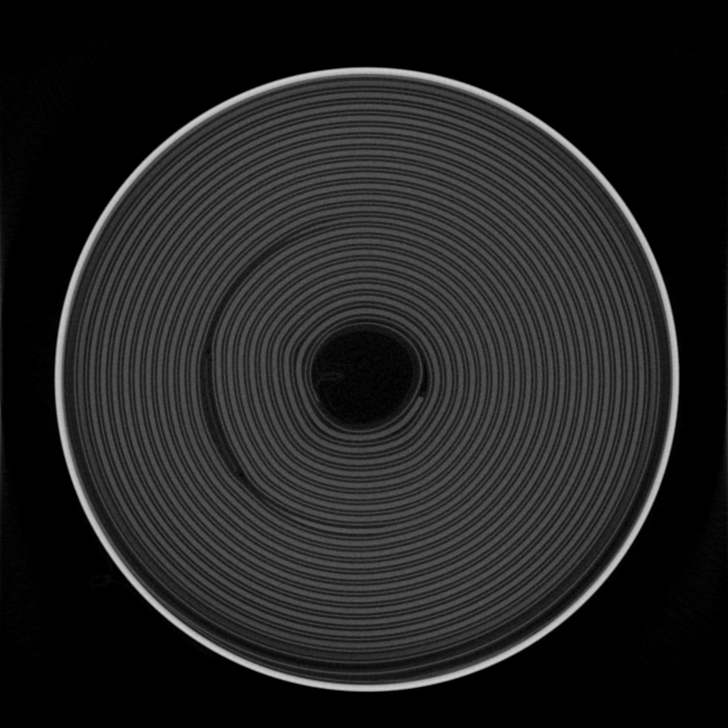
#> input picture data/cell_vol/im075.tif, 728 x 728 px; the run also reads 1 picture not shown here
$ jupyter execute 02_cylindrical_cell_can.ipynb
#> lines starting #> are read from the running program, lines starting #| are printed output that depends on the picture; after the words box and inside, x2 and y2 are one past the last pixel; in counts of white or black regions, pixels touching at a corner belong together
### utils/plotting_utils.py
import numpy as np
import matplotlib.pyplot as plt
from matplotlib.colors import ListedColormap
from ipywidgets import IntSlider, FloatRangeSlider, FloatSlider, Dropdown, Checkbox, Button, VBox, HBox

def show_overlay(img, msk, ax, title=""):
    # basic checks
    if img.shape != msk.shape:
        raise ValueError(f"Image/mask shapes differ: {img.shape} vs {msk.shape}")

    ax.imshow(img, cmap="gray", interpolation="nearest")
    alpha = (msk > 0).astype(float) * 0.5   # 0 where mask==0, 0.5 where mask>0
    ax.imshow(msk, cmap="Reds", alpha=alpha, interpolation="nearest")
    ax.set_title(title)
    ax.axis("off")

# [197 lines left out: functions overlay_multilabel, view_axis0, view_axis0_with_labels, not called in this run]

def ellipse_points(xc, yc, a, b, phi, n=400):
    """
    Parametric ellipse sampled at n points.
    (xc, yc): center
    a, b    : semi-axes (a = major, b = minor)
    phi     : rotation (radians), from +x toward +y
    """
    t = np.linspace(0, 2*np.pi, n)
    ct, st = np.cos(t), np.sin(t)
    c, s = np.cos(phi), np.sin(phi)
    x = xc + a*ct*c - b*st*s
    y = yc + a*ct*s + b*st*c
    return x, y

def plot_ellipse_on_mask(mask, model, pts_xy=None, inliers=None, show_axes=True, title="Ellipse fit"):
    """
    mask   : 2D image (shown as background)
    model  : skimage EllipseModel (after .estimate or RANSAC)
    pts_xy : optional Nx2 array of (x,y) points used for fitting
    inliers: optional boolean mask (same length as pts_xy) from RANSAC
    """
    xc, yc, a, b, phi = model.params
    ex, ey = ellipse_points(xc, yc, a, b, phi)

    plt.figure(figsize=(6,6))
    plt.imshow(mask, cmap="gray", interpolation="nearest")  # origin='upper' (image-like)

    # plot points if provided
    if pts_xy is not None:
        if inliers is None:
            plt.plot(pts_xy[:,0], pts_xy[:,1], '.', ms=2, alpha=0.4, label="points")
        else:
            plt.plot(pts_xy[~inliers,0], pts_xy[~inliers,1], '.', ms=2, alpha=0.2, label="outliers")
            plt.plot(pts_xy[inliers,0],  pts_xy[inliers,1],  '.', ms=2, alpha=0.6, label="inliers")

    # ellipse + center
    plt.plot(ex, ey, '-', lw=2, label="fitted ellipse")
    plt.scatter([xc], [yc], s=50, marker='+', label="center")

    # draw major/minor axes
    if show_axes:
        major = np.array([a*np.cos(phi), a*np.sin(phi)])
        minor = np.array([-b*np.sin(phi), b*np.cos(phi)])
        c = np.array([xc, yc])
        p1, p2 = c - major, c + major
        p3, p4 = c - minor, c + minor
        plt.plot([p1[0], p2[0]], [p1[1], p2[1]], '--', lw=1, label="major axis")
        plt.plot([p3[0], p4[0]], [p3[1], p4[1]], '--', lw=1, label="minor axis")

    plt.axis('equal')
    plt.legend(loc='lower right', fontsize=8)
    plt.title(title)
    plt.tight_layout()
    plt.show()

### utils/can.py
import tifffile as tiff
import numpy as np
import skimage
from skimage.measure import find_contours, EllipseModel, ransac
from skimage.draw import polygon2mask
from scipy.ndimage import center_of_mass as c_of_m
from scipy.ndimage import distance_transform_edt as dist_trans
from scipy.ndimage import convolve
import matplotlib.pyplot as plt
import math
import utils.plotting_utils as plot

def extract_inner_outer_contours(mask, as_mask = False):
    contours = find_contours((mask).astype(float), 0.5)
    outer = max(contours, key=lambda c: 0.5*np.abs(np.sum(c[:,1]*np.roll(c[:,0],-1) - c[:,0]*np.roll(c[:,1],-1))))
    inner = min(contours, key=lambda c: 0.5*np.abs(np.sum(c[:,1]*np.roll(c[:,0],-1) - c[:,0]*np.roll(c[:,1],-1))))
    if as_mask == True:
        outer = polygon2mask(mask.shape, outer).astype(np.uint8)
        inner = polygon2mask(mask.shape, inner).astype(np.uint8)
    return outer, inner

def equivalent_diameter_area(mask):
    area = np.sum(mask)
    return math.sqrt(area/math.pi)*2

def surface_pixels_convolve(img):
    img8 = img.astype(np.uint8)
    s = convolve(img8, np.ones((3,3), np.uint8), mode='constant', cval=0)
    # interior: all 9 in the 3x3 (8-connected)
    interior = (img & (s == 9))
    return img & ~interior

def calculate_can_metrics(
    mask,
    *,
    # RANSAC / ellipse fit controls
    use_ransac: bool = True,
    ransac_min_samples: int = 5,
    ransac_residual_threshold: float = 1.0,
    ransac_max_trials: int = 2000,
    ransac_stop_probability: float | None = None,
    random_state: int | None = None,

    # Dent profile controls
    n_bins: int = 180,
    profile_agg: str = "mean",      # "mean" or "median"
    smooth_window: int | None = None,  # optional circular smoothing (bins)

    # Output controls
    pixel_size: float | None = None,   # e.g. µm/px. If None → keep pixel units
    return_model: bool = False,        # also return the fitted EllipseModel
):
    """
    Compute CAN (cylinder/annulus) metrics from a binary ring mask.

    Parameters
    ----------
    mask : 2D ndarray of bool/int
        Binary image where True/1 are wall pixels of the ring.
    use_ransac : bool
        Fit the ellipse with RANSAC (robust to dents/outliers). If False, plain LS fit.
    ransac_* : tuning parameters for skimage.measure.ransac (ellipse fit).
    n_bins : int
        Angular bins for dent profile.
    profile_agg : {"mean","median"}
        Aggregation within each angular bin.
    smooth_window : int or None
        Optional circular moving average over profile bins.
    pixel_size : float or None
        Physical units per pixel. If given, physical-unit fields are added (and
        max dent/thickness/diameters are also reported in physical units).
    return_model : bool
        If True, return (metrics_dict, ellipse_model). Otherwise, just metrics_dict.

    Returns
    -------
    metrics : dict
        {
          "diameter": {...},
          "thickness": {...},
          "ellipse": {...},
          "dent": {...}
        }
    (optional) model : skimage.measure.EllipseModel
    """
    # -- Ensure boolean mask
    mask = mask.astype(bool)

    # -- (1) Inner/outer filled regions from contours (same as your logic)
    outer_fill, inner_fill = extract_inner_outer_contours(mask, as_mask=True)
    outer_fill = outer_fill.astype(bool)
    # Remove any wall pixels from the inner mask, leaving just the void (hole)
    inner_hole = inner_fill.astype(bool) & (~mask)

    # -- (2) Area-equivalent diameters (pixels)
    OD_px = equivalent_diameter_area(outer_fill)
    ID_px = equivalent_diameter_area(inner_hole)

    # -- (3) Thickness via EDT from inner wall to outer border (pixels)
    outer_border = surface_pixels_convolve(outer_fill).astype(bool)  # one-pixel wide outer boundary
    inner_wall   = surface_pixels_convolve(inner_hole).astype(bool)  # one-pixel wide inner boundary

    # Distance to outer border for all non-border pixels:
    # EDT returns distance-to-zero for non-zero pixels; so set border to 0, everything else to 1.
    edt_to_outer = dist_trans(~outer_border)
    thickness_vals_px = edt_to_outer[inner_wall]
    thick_mean_px = float(thickness_vals_px.mean()) if thickness_vals_px.size else float("nan")
    thick_min_px  = float(thickness_vals_px.min())  if thickness_vals_px.size else float("nan")
    thick_max_px  = float(thickness_vals_px.max())  if thickness_vals_px.size else float("nan")
    thick_std_px  = float(thickness_vals_px.std())  if thickness_vals_px.size else float("nan")

    # -- (4) Fit ellipse to the OUTER contour (as in your code)
    contours = find_contours(mask.astype(float), 0.5)
    if not contours:
        raise ValueError("No contours found for ellipse fitting.")

    # largest-area contour is the outer boundary
    def _poly_area_abs(c):
        x, y = c[:, 1], c[:, 0]
        return 0.5 * abs(np.sum(x * np.roll(y, -1) - y * np.roll(x, -1)))

    outer_contour_rc = max(contours, key=_poly_area_abs)
    pts_xy = np.column_stack([outer_contour_rc[:, 1], outer_contour_rc[:, 0]]).astype(float)

    model = EllipseModel()
    if use_ransac:
        ransac_kwargs = dict(
            min_samples=ransac_min_samples,
            residual_threshold=ransac_residual_threshold,
            max_trials=ransac_max_trials,
        )
        if ransac_stop_probability is not None:
            ransac_kwargs["stop_probability"] = ransac_stop_probability
        if random_state is not None:
            ransac_kwargs["random_state"] = random_state

        model, inliers = ransac(
            pts_xy, EllipseModel, **ransac_kwargs
        )
    else:
        ok = model.estimate(pts_xy)
        if not ok:
            raise RuntimeError("Ellipse fit failed without RANSAC.")

    # params: xc, yc, a, b, phi  (semi-axes)
    xc, yc, a, b, phi = model.params
    # ensure A >= B for consistency
    A, B = (a, b) if a >= b else (b, a)
    if B == 0:
        eccentricity = float("nan")
    else:
        eccentricity = float(np.sqrt(max(0.0, 1.0 - (B / A) ** 2)))

    # -- (5) Dent profile vs. this ellipse (same flow as your code; mean per bin)
    vx = pts_xy[:, 0] - xc
    vy = pts_xy[:, 1] - yc
    theta = np.arctan2(vy, vx)              # [-pi, pi)
    r_obs = np.hypot(vx, vy)

    # ellipse radius at each theta
    ct = np.cos(theta - phi)
    st = np.sin(theta - phi)
    r_ell = (a * b) / np.sqrt((b * ct) ** 2 + (a * st) ** 2)

    delta = r_ell - r_obs                   # + = inward dent

    # binning
    bins = np.linspace(-np.pi, np.pi, n_bins + 1)
    centers = (bins[:-1] + bins[1:]) / 2
    idx = np.digitize(theta, bins) - 1
    idx[idx == n_bins] = 0

    prof = np.full(n_bins, np.nan)
    for k in range(n_bins):
        m = idx == k
        if np.any(m):
            if profile_agg.lower() == "median":
                prof[k] = float(np.nanmedian(delta[m]))
            else:
                prof[k] = float(np.nanmean(delta[m]))

    if smooth_window and smooth_window > 1:
        from scipy.ndimage import uniform_filter1d
        prof = uniform_filter1d(prof, size=int(smooth_window), mode="wrap")

    dmax_px = float(np.nanmax(prof)) if np.any(np.isfinite(prof)) else float("nan")

    # -- (6) Package metrics; defer scaling until here
    def _scale(v):
        return None if pixel_size is None or v is None or not np.isfinite(v) else float(v * pixel_size)

    metrics = {
        "diameter": {
            "outer_equiv_px": float(OD_px),
            "inner_equiv_px": float(ID_px),
            **(
                {} if pixel_size is None else
                {"outer_equiv_units": _scale(OD_px), "inner_equiv_units": _scale(ID_px)}
            ),
        },
        "thickness": {
            "mean_px": thick_mean_px,
            "min_px": thick_min_px,
            "max_px": thick_max_px,
            "std_px": thick_std_px,
            **(
                {} if pixel_size is None else
                {
                    "mean_units": _scale(thick_mean_px),
                    "min_units": _scale(thick_min_px),
                    "max_units": _scale(thick_max_px),
                    "std_units": _scale(thick_std_px),
                }
            ),
        },
        "ellipse": {
            "center_xy_px": (float(xc), float(yc)),
            "semi_axes_px": (float(A), float(B)),  # reported sorted (A>=B)
            "angle_rad": float(phi),
            "eccentricity": float(eccentricity),
            **(
                {} if pixel_size is None else
                {
                    "center_xy_units": ( _scale(xc), _scale(yc) ),
                    "semi_axes_units": ( _scale(A), _scale(B) ),
                }
            ),
        },
        "dent": {
            "max_px": dmax_px,
            **({} if pixel_size is None else {"max_units": _scale(dmax_px)}),
            "n_bins": int(n_bins),
            "agg": profile_agg,
            # optional: expose full profile if you want downstream plotting
            "profile": {
                "theta_rad": centers.tolist(),
                "delta_px": [None if not np.isfinite(v) else float(v) for v in prof],
                **(
                    {} if pixel_size is None else
                    {"delta_units": [None if not np.isfinite(v) else _scale(v) for v in prof]}
                ),
            },
        },
    }

    return (metrics, model) if return_model else metrics

### notebooks/02_cylindrical_cell_can.ipynb
# Assessing Li-ion Cylindrical Cell Canister from XCT Slices

This notebook demonstrates a reproducible workflow for assessing the **can (canister)** of a Li-ion cylindrical cell from X-ray CT (XCT) slices. The can is a critical safety component: dents or out-of-roundness can indicate underlying mechanical or manufacturing issues.

**We extract:**
- **Outer/Inner Equivalent Diameters** (area-equivalent circle diameters)
- **Wall Thickness** statistics via distance transform (mean / min / max / σ)
- **Eccentricity** from an ellipse fit to the outer boundary
- **Denting (max inward deviation)** relative to the fitted ellipse

**Notebook map:**
1. Load an XCT slice and create a binary mask of the can wall
2. Extract inner/outer contours and visualize
3. Compute equivalent diameters (outer & inner)
4. Estimate wall thickness from inner wall to outer border (EDT)
5. Fit an ellipse to the outer contour (RANSAC) and compute eccentricity
6. Build an angular dent profile and report max dent
7. Visual summary and a synthetic data example with obvious defects

## 0) Setup & imports
Add the project root to `sys.path` (so we can import utilities), then import the scientific Python stack.

[cell 1]
import os, sys
CWD = os.getcwd()
if os.path.basename(CWD) == "notebooks":
    PROJECT_ROOT = os.path.abspath(os.path.join(CWD, ".."))
else:
    PROJECT_ROOT = CWD  # fallback if already at root
os.chdir(PROJECT_ROOT)
sys.path.append(os.path.join(PROJECT_ROOT, "utils"))
print(f"Correct Working Directory: {str(os.path.basename(os.getcwd()))=='battery_xct_workflows'}")

[cell 2]
import tifffile as tiff
import numpy as np
from skimage.measure import find_contours, EllipseModel, ransac
from skimage.draw import polygon2mask
from scipy.ndimage import distance_transform_edt as dist_trans
from scipy.ndimage import convolve
import matplotlib.pyplot as plt
import math
import utils.plotting_utils as plot
import utils.can as cn

## 1) Load image & build a can mask
Load a single XCT slice and create a binary mask of the can wall. The threshold here is a simple global value—adjust for your data (or replace with your preferred segmentation method). Set `px` to your pixel size so printed values are in millimetres.

[cell 3]
# Read image and calcualte a mask
im = tiff.imread('data/cell_vol/im075.tif')
#> im is the input picture: shape (728, 728); min 0, max 206, mean 33.5
px = 0.03397 # mm
mask = im > 100
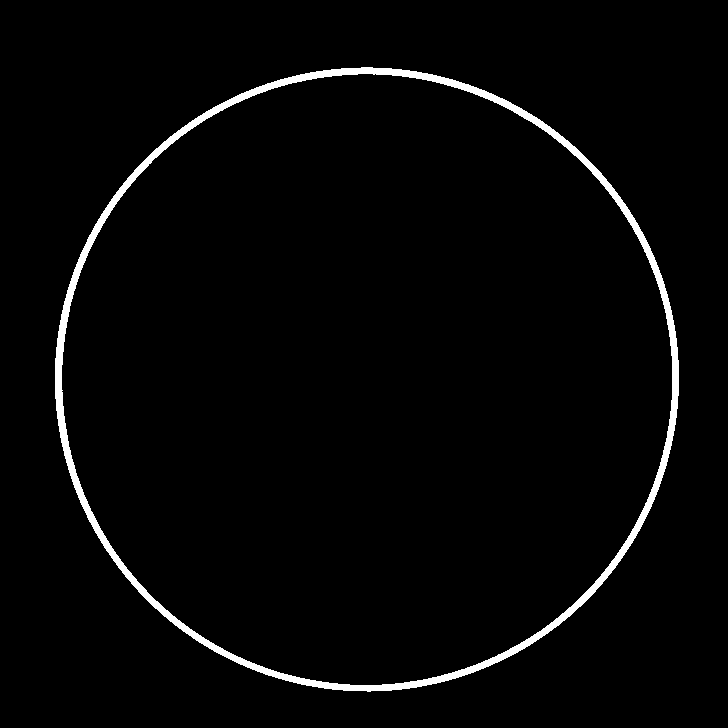
#> mask: shape (728, 728) bool; 2.5% white; 1 white region, box (x1, y1, x2, y2) and area: (55, 67, 679, 692) 13203

# Side-by-side subplots
fig, axes = plt.subplots(1, 2, figsize=(10, 10))
axes = axes.ravel()

# Iamge Mask Pair: image + overlay
axes[0].imshow(im, cmap="gray", interpolation="nearest")
axes[0].set_title("XCT Slice")
axes[0].axis("off")
plot.show_overlay(im, mask, axes[1], "XCT Slice + Can Mask")

plt.tight_layout()
plt.show()
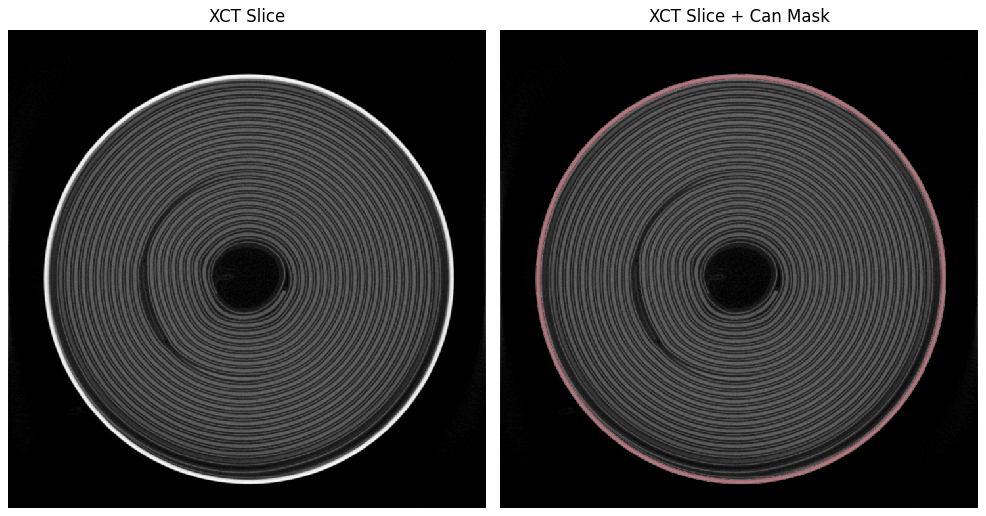
#> figure drawn by matplotlib, 2 panels

## 2) Extract inner/outer contours (and masks)
We find subpixel contours using marching squares (`find_contours` at level 0.5), then identify **outer** and **inner** loops by area (shoelace formula). We then fill each contour into a mask with `polygon2mask`, as illustrated in the plot below.

[cell 4]
def extract_inner_outer_contours(mask, as_mask = False):
#> called with as_mask = True
    contours = find_contours((mask).astype(float), 0.5)
#> contours = 2 point arrays, longest 2499 points
    outer = max(contours, key=lambda c: 0.5*np.abs(np.sum(c[:,1]*np.roll(c[:,0],-1) - c[:,0]*np.roll(c[:,1],-1))))
#> outer = 2499 pairs, first value 66.5 to 691.5, second value 54.5 to 678.5
    inner = min(contours, key=lambda c: 0.5*np.abs(np.sum(c[:,1]*np.roll(c[:,0],-1) - c[:,0]*np.roll(c[:,1],-1))))
#> inner = 2447 pairs, first value 73.5 to 684.5, second value 61.5 to 671.5
    if as_mask == True:
        outer = polygon2mask(mask.shape, outer).astype(np.uint8)
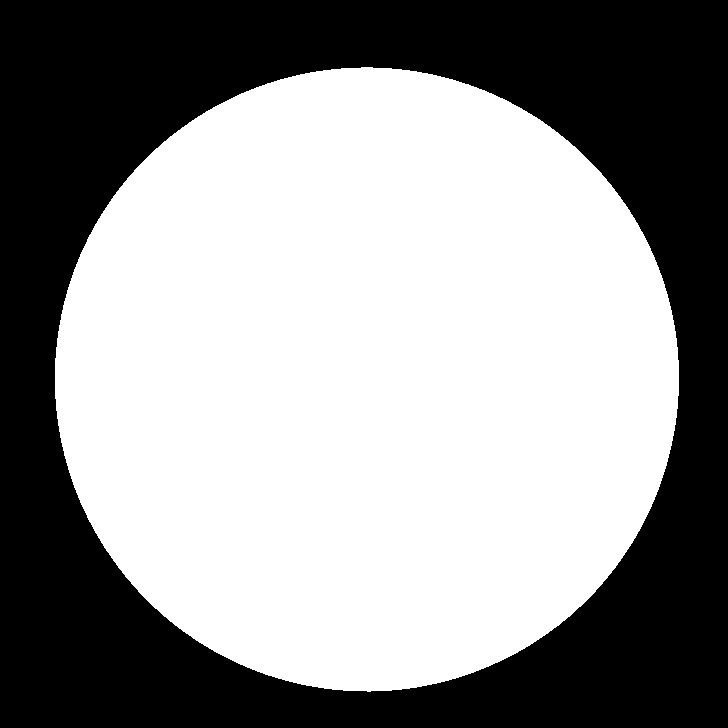
#> outer: shape (728, 728); values 0 (black) and 1 (white), 57.7% white; 1 black region, box (x1, y1, x2, y2) and area: (0, 0, 728, 728) 224113
        inner = polygon2mask(mask.shape, inner).astype(np.uint8)
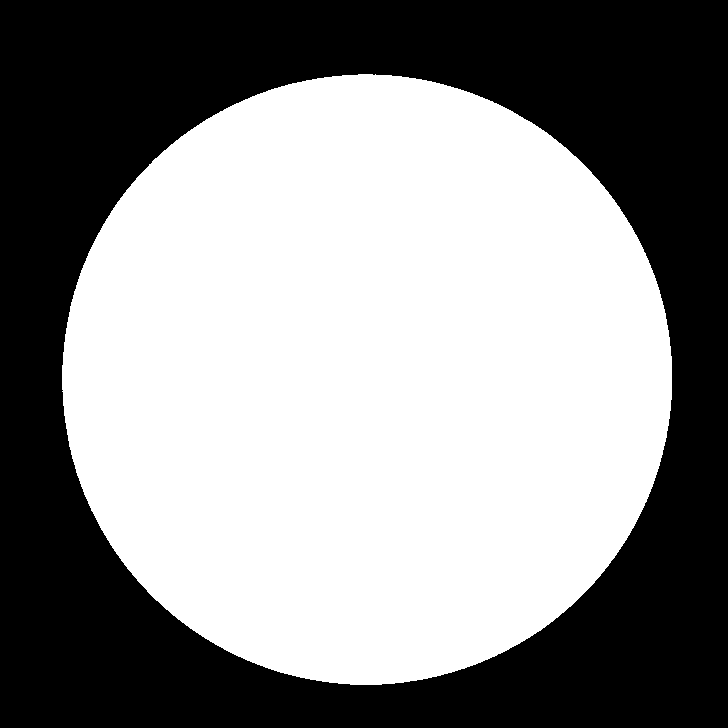
#> inner: shape (728, 728); values 0 (black) and 1 (white), 55.2% white; 1 black region, box (x1, y1, x2, y2) and area: (0, 0, 728, 728) 237316
    return outer, inner

outer, inner = extract_inner_outer_contours(mask, as_mask = True)
inner = inner * ~mask # Remove any 'wall' pixels from inner mask

fig, axes = plt.subplots(1, 1, figsize=(5, 5))
axes.imshow(outer+inner, interpolation="none")
axes.set_title("Inner + Outer Mask")
axes.axis("off")

plt.tight_layout()
plt.show()
#> (the rest of the program and of its run is left out)
